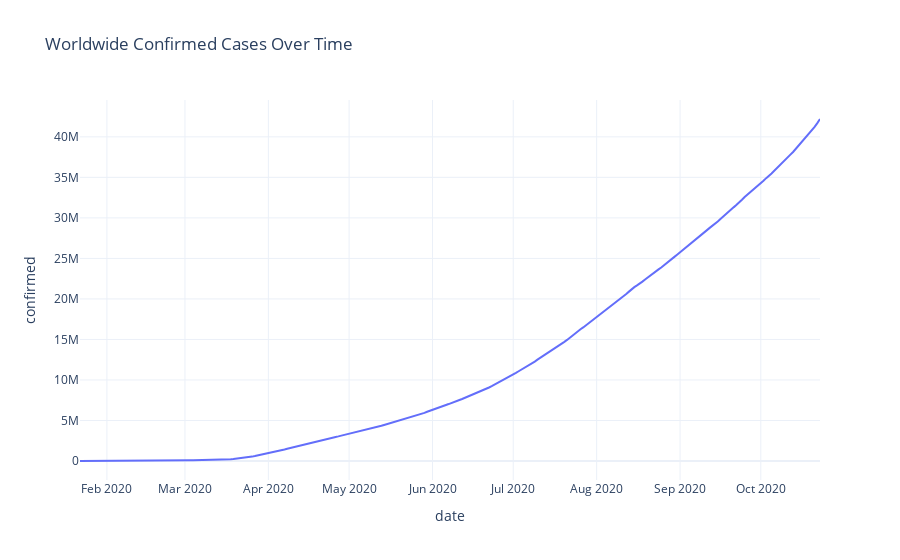
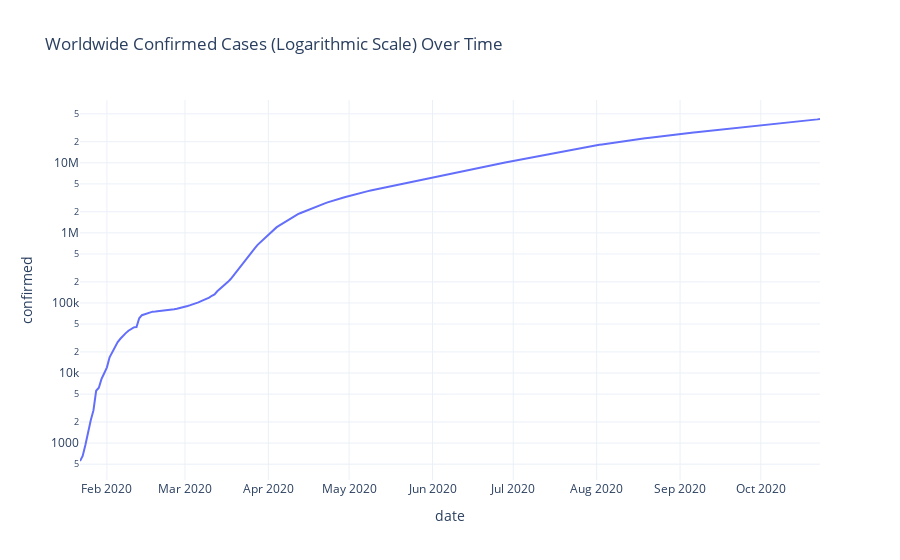

Notebook code for these charts, in order:
### Code cell
fig = px.line(global_covid_data, x=global_covid_data.index, y="confirmed", 
              title="Worldwide Confirmed Cases Over Time")
fig.show()

fig = px.line(global_covid_data, x=global_covid_data.index, y="confirmed", 
              title="Worldwide Confirmed Cases (Logarithmic Scale) Over Time", 
              log_y=True)
fig.show()

### Figure 1 — Plotly figure (JSON) as saved in the notebook; plotly's stock layout.template omitted (floating-point values rounded to 4 significant figures; data arrays with more than 128 entries replaced by an {"elided": "..."} marker saying what was removed)
{"data": [{"hovertemplate": "date=%{x}<br>confirmed=%{y}<extra></extra>", "legendgroup": "", "line": {"color": "#636efa", "dash": "solid"}, "mode": "lines", "name": "", "orientation": "v", "showlegend": false, "type": "scatter", "x": {"elided": "276 str values"}, "xaxis": "x", "y": {"elided": "276 int values"}, "yaxis": "y"}], "layout": {"autosize": true, "legend": {"tracegroupgap": 0}, "title": {"text": "Worldwide Confirmed Cases Over Time"}, "xaxis": {"anchor": "y", "autorange": true, "domain": [0, 1], "range": ["2020-01-22", "2020-10-23"], "title": {"text": "date"}, "type": "date"}, "yaxis": {"anchor": "x", "autorange": true, "domain": [0, 1], "range": [-2344000.0, 44550000.0], "title": {"text": "confirmed"}, "type": "linear"}}}

### Figure 2 — Plotly figure (JSON) as saved in the notebook; plotly's stock layout.template omitted (floating-point values rounded to 4 significant figures; data arrays with more than 128 entries replaced by an {"elided": "..."} marker saying what was removed)
{"data": [{"hovertemplate": "date=%{x}<br>confirmed=%{y}<extra></extra>", "legendgroup": "", "line": {"color": "#636efa", "dash": "solid"}, "mode": "lines", "name": "", "orientation": "v", "showlegend": false, "type": "scatter", "x": {"elided": "276 str values"}, "xaxis": "x", "y": {"elided": "276 int values"}, "yaxis": "y"}], "layout": {"autosize": true, "legend": {"tracegroupgap": 0}, "title": {"text": "Worldwide Confirmed Cases (Logarithmic Scale) Over Time"}, "xaxis": {"anchor": "y", "autorange": true, "domain": [0, 1], "range": ["2020-01-22", "2020-10-23"], "title": {"text": "date"}, "type": "date"}, "yaxis": {"anchor": "x", "autorange": true, "domain": [0, 1], "range": [2.473, 7.897], "title": {"text": "confirmed"}, "type": "log"}}}
